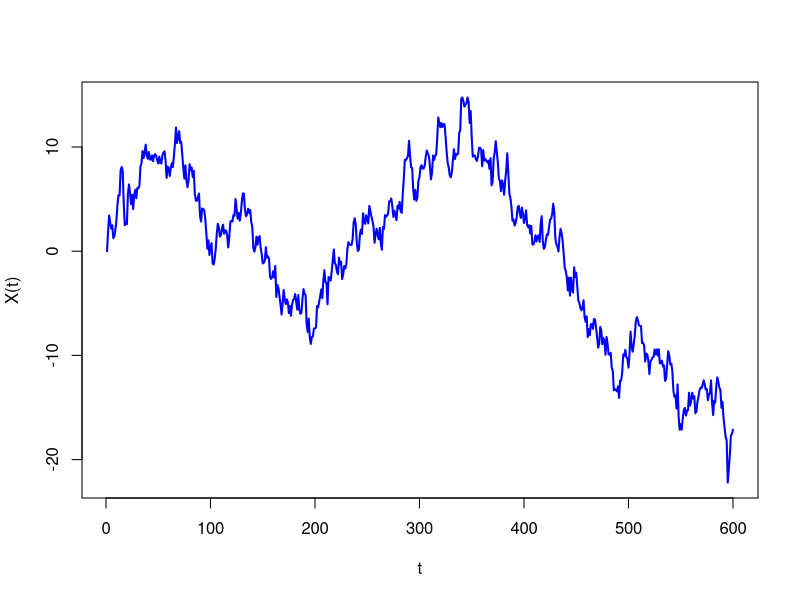
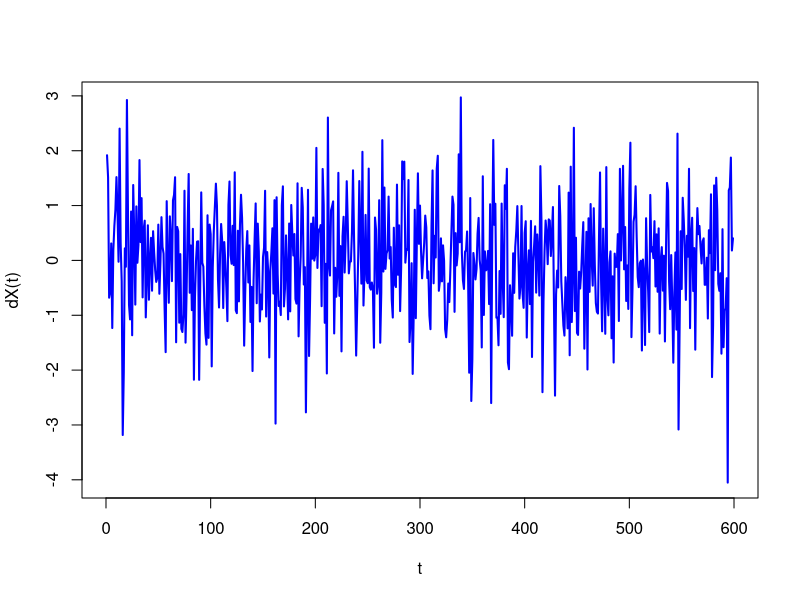
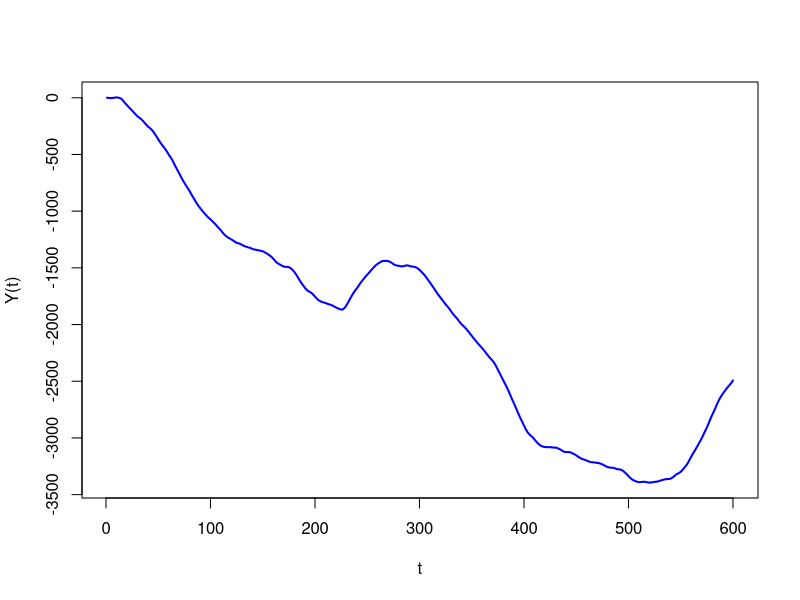
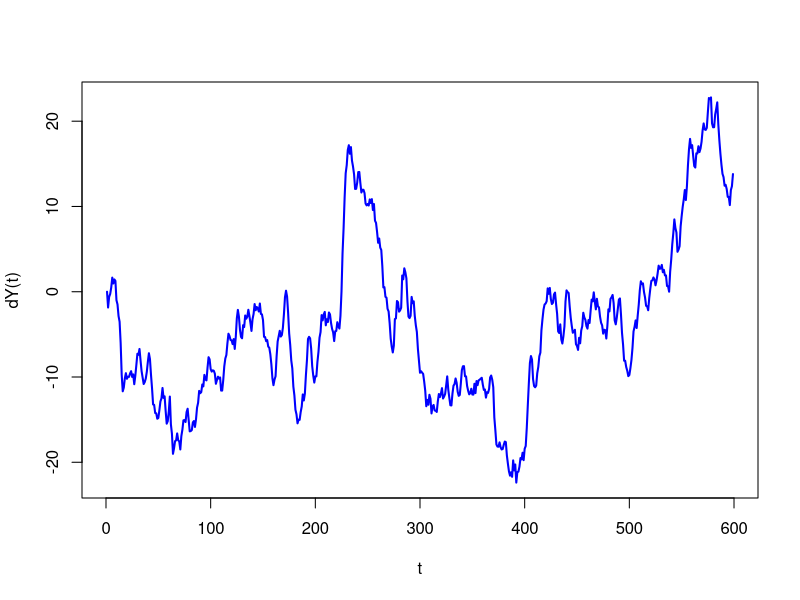
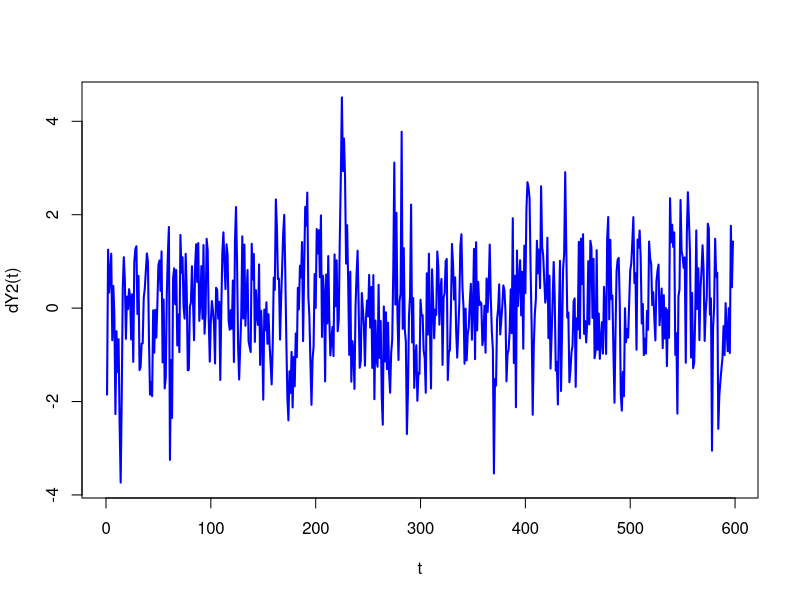

Write the R code that produced these figures, in order.
## ---- chunk 1
knitr::opts_chunk$set(echo = TRUE)
## ---- chunk 2
library(tseries)
## ---- chunk 3
W<-rnorm(600)
X<-numeric(600)
for (t in 2:600){
  X[t]<-X[t-1]+W[t]
}
plot(X, type="l", col="blue", lwd=2, xlab="t", ylab="X(t)")
adf.test(X)
dX1<-diff(X)
plot(dX1, type="l", col="blue", lwd=2, xlab="t", ylab="dX(t)")
adf.test(dX1)
## ---- chunk 4
W<-rnorm(600)
Y<-numeric(600)
for (t in 3:600){
  Y[t]<-2*Y[t-1]-Y[t-2]+1/3*W[t-1]+1/2*W[t-2]+W[t]
}
plot(Y, type="l", col="blue", lwd=2, xlab="t", ylab="Y(t)")
adf.test(Y)
dY1<-diff(Y)
plot(dY1, type="l", col="blue", lwd=2, xlab="t", ylab="dY(t)")
adf.test(dY1)
dY2<-diff(dY1)
plot(dY2, type="l", col="blue", lwd=2, xlab="t", ylab="dY2(t)")
adf.test(dY2)
